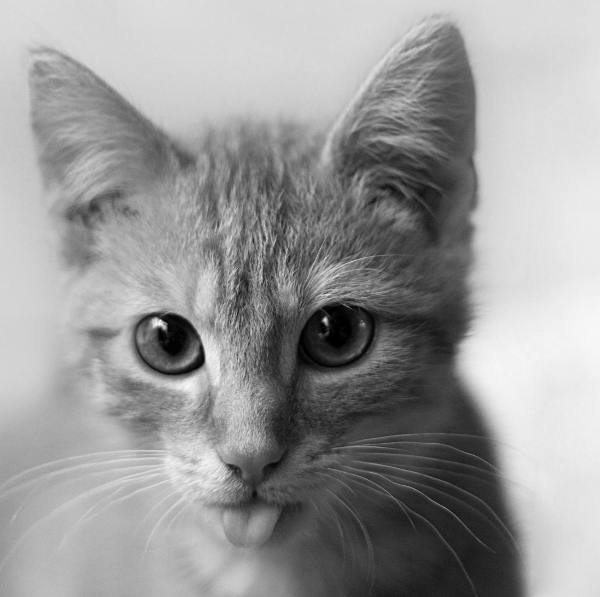
#> input picture hw4/cat.png, 600 x 597 px
$ python p5b.py
#> lines starting #> are read from the running program, lines starting #| are printed output that depends on the picture
### hw4/p4.py
#!/usr/bin/env python3

import numpy as np
from scipy.fftpack import fft2, ifft2, fftshift, ifftshift, fftfreq
import PIL.Image

import matplotlib.pyplot as plt
import matplotlib.cm as cm
from mpl_toolkits.mplot3d import Axes3D


# [54 lines left out: function crop_range, not called in this run]

def gaussian(point, sigma, center=None):
    """
    the 2D gaussian of points x, y = point
    with variance sigma and center a,b = center (defaults to (0,0))
    """

    # default to center at (0,0) if not provided
    if center is not None:
        a, b = center
    else:
        a, b = 0, 0

    # the gaussian function
    res = (-(x-a)**2 + (y-b)**2) / (2*(sigma**2))

    return np.exp(res)

def gaussian_filter(shape, sigma):
    """
    creates a discrete gaussian filter of shape `shape` with variance `sigma`
    centered in the middle. Note that this filter is not normalized in any way.

    INPUT:

    shape:  a tuple representing the size of the filter
    sigma:  variance for the gausian function (a scalar)

    OUTPUT:

    G:  a discrete gaussian filter with G.shape == `shape`

    """

    M, N = shape # shape of original image

    # make a meshgrid of integers [0,M]x[0,N]
    mesh_x = np.arange(M)
    mesh_y = np.arange(N)
    mesh = np.meshgrid(mesh_y, mesh_x)

    # result is a discrete gaussian filter ...
    g_kern = gaussian(mesh, sigma, center=(N/2, M/2))

    # ... with the same shape as the original image
    assert g_kern.shape == shape

    # return mesh for plotting
    return g_kern, mesh


# [68 lines that do not run on import are left out]

    # [17 lines of commented-out code are left out]

### hw4/p5b.py
#!/usr/bin/env python3

import numpy as np
from scipy.fftpack import fft2, ifft2, fftshift, ifftshift
import PIL.Image

import matplotlib.pyplot as plt
import matplotlib.cm as cm
from mpl_toolkits.mplot3d import Axes3D

from p4 import gaussian_filter


EINSTEIN = "cat.png"
MARILYN = "grey_marble.png"

if __name__ == "__main__":

    # convert each to grayscale
    einstein = PIL.Image.open(EINSTEIN).convert('L')
    marilyn = PIL.Image.open(MARILYN).convert('L')
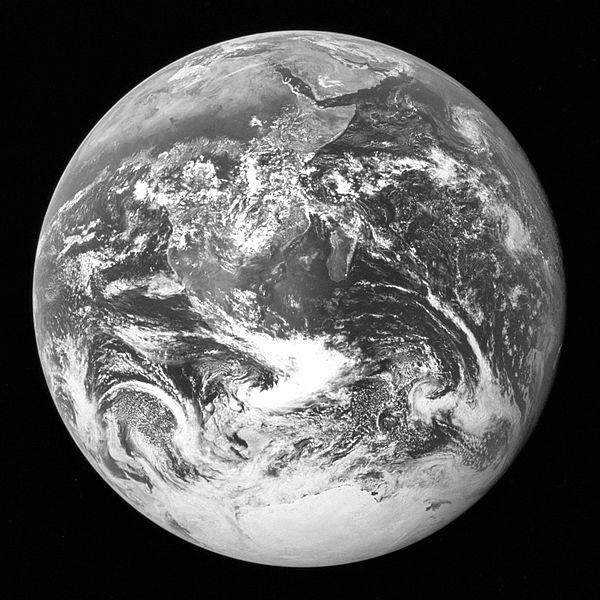
#> input picture hw4/grey_marble.png, 600 x 600 px

    einstein = np.array(einstein, dtype='f')
#> einstein: shape (597, 600) float32
    marilyn = np.array(marilyn, dtype='f')
#> marilyn: shape (600, 600) float32

    # i honestly don't know why this happened.
    marilyn = marilyn[:-3,:]
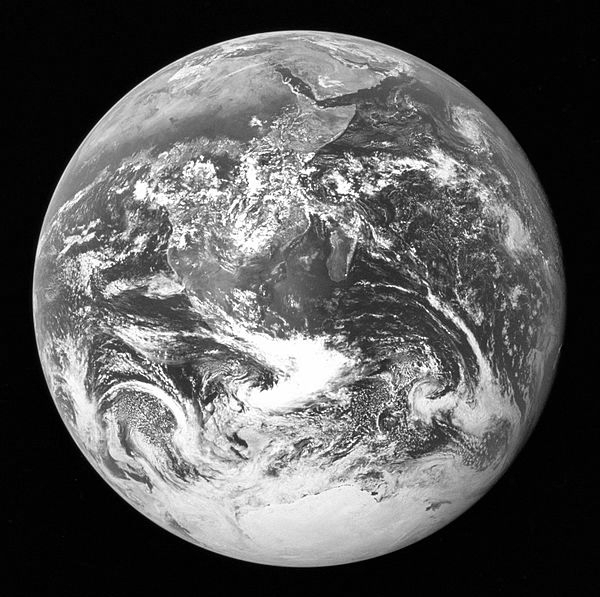
#> marilyn: shape (597, 600) float32; min 0, max 255, mean 92.1

    # make sure we can combine these images directly
    assert einstein.shape == marilyn.shape

    ft_e = fft2(einstein)
    ft_m = fft2(marilyn)

    # shift so hi-freq stuff is in the center
    ft_e = fftshift(ft_e)
    ft_m = fftshift(ft_m)

    # use gaussian filter as a low pass filter
    flo, _ = gaussian_filter(einstein.shape, sigma=15)
#> (the run stopped early here; a loop or call above may not have finished)
